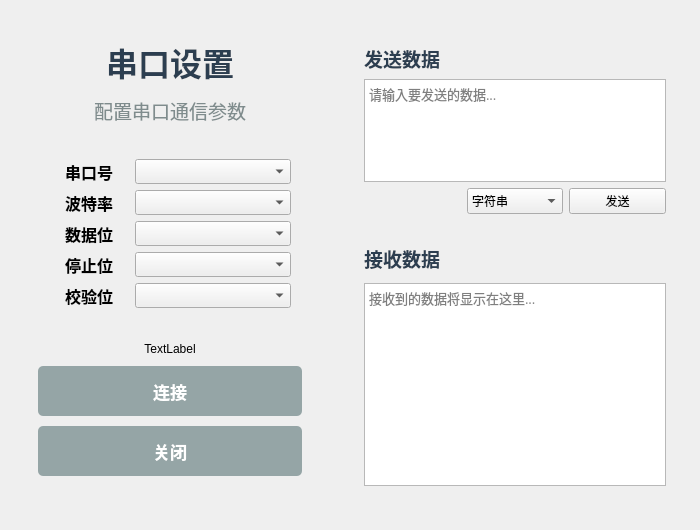
<?xml version="1.0" encoding="UTF-8"?>
<ui version="4.0">
 <class>SerialWindow</class>
 <widget class="QMainWindow" name="SerialWindow">
  <property name="geometry">
   <rect>
    <x>0</x>
    <y>0</y>
    <width>700</width>
    <height>530</height>
   </rect>
  </property>
  <property name="sizePolicy">
   <sizepolicy hsizetype="Fixed" vsizetype="Fixed">
    <horstretch>0</horstretch>
    <verstretch>0</verstretch>
   </sizepolicy>
  </property>
  <property name="minimumSize">
   <size>
    <width>700</width>
    <height>530</height>
   </size>
  </property>
  <property name="maximumSize">
   <size>
    <width>710</width>
    <height>530</height>
   </size>
  </property>
  <property name="windowTitle">
   <string>串口设置</string>
  </property>
  <property name="styleSheet">
   <string notr="true">QMainWindow {
    background-color: #f5f5f5;
    border: 1px solid #cccccc;
    border-radius: 0px;
}

}</string>
  </property>
  <widget class="QWidget" name="centralwidget">
   <property name="sizePolicy">
    <sizepolicy hsizetype="Preferred" vsizetype="Preferred">
     <horstretch>0</horstretch>
     <verstretch>0</verstretch>
    </sizepolicy>
   </property>
   <property name="minimumSize">
    <size>
     <width>0</width>
     <height>0</height>
    </size>
   </property>
   <property name="maximumSize">
    <size>
     <width>16777215</width>
     <height>16777215</height>
    </size>
   </property>
   <layout class="QHBoxLayout" name="main_layout">
    <property name="spacing">
     <number>20</number>
    </property>
    <property name="leftMargin">
     <number>20</number>
    </property>
    <property name="topMargin">
     <number>20</number>
    </property>
    <property name="rightMargin">
     <number>20</number>
    </property>
    <property name="bottomMargin">
     <number>20</number>
    </property>
    <item>
     <widget class="QWidget" name="widget_left" native="true">
      <property name="sizePolicy">
       <sizepolicy hsizetype="Fixed" vsizetype="Preferred">
        <horstretch>0</horstretch>
        <verstretch>0</verstretch>
       </sizepolicy>
      </property>
      <property name="minimumSize">
       <size>
        <width>300</width>
        <height>0</height>
       </size>
      </property>
      <property name="maximumSize">
       <size>
        <width>300</width>
        <height>16777215</height>
       </size>
      </property>
      <layout class="QVBoxLayout" name="left_layout">
       <property name="spacing">
        <number>5</number>
       </property>
       <item>
        <widget class="QWidget" name="widget_lift_title" native="true">
         <property name="sizePolicy">
          <sizepolicy hsizetype="Preferred" vsizetype="Fixed">
           <horstretch>0</horstretch>
           <verstretch>0</verstretch>
          </sizepolicy>
         </property>
         <property name="maximumSize">
          <size>
           <width>16777215</width>
           <height>150</height>
          </size>
         </property>
         <layout class="QVBoxLayout" name="title_layout">
          <property name="spacing">
           <number>10</number>
          </property>
          <item>
           <widget class="QLabel" name="title_label">
            <property name="maximumSize">
             <size>
              <width>16777215</width>
              <height>100</height>
             </size>
            </property>
            <property name="font">
             <font>
              <family>黑体</family>
              <pointsize>24</pointsize>
              <weight>75</weight>
              <bold>true</bold>
             </font>
            </property>
            <property name="styleSheet">
             <string notr="true">color: #2c3e50;</string>
            </property>
            <property name="text">
             <string>串口设置</string>
            </property>
            <property name="alignment">
             <set>Qt::AlignCenter</set>
            </property>
           </widget>
          </item>
          <item>
           <widget class="QLabel" name="subtitle_label">
            <property name="maximumSize">
             <size>
              <width>16777215</width>
              <height>50</height>
             </size>
            </property>
            <property name="font">
             <font>
              <family>黑体</family>
              <pointsize>14</pointsize>
             </font>
            </property>
            <property name="styleSheet">
             <string notr="true">color: #7f8c8d;</string>
            </property>
            <property name="text">
             <string>配置串口通信参数</string>
            </property>
            <property name="alignment">
             <set>Qt::AlignCenter</set>
            </property>
           </widget>
          </item>
         </layout>
        </widget>
       </item>
       <item>
        <widget class="QWidget" name="settings_panel" native="true">
         <layout class="QGridLayout" name="gridLayout_2">
          <property name="leftMargin">
           <number>20</number>
          </property>
          <property name="topMargin">
           <number>20</number>
          </property>
          <property name="rightMargin">
           <number>20</number>
          </property>
          <property name="bottomMargin">
           <number>20</number>
          </property>
          <item row="0" column="1">
           <widget class="QComboBox" name="port_combo">
            <property name="sizePolicy">
             <sizepolicy hsizetype="Preferred" vsizetype="Fixed">
              <horstretch>0</horstretch>
              <verstretch>0</verstretch>
             </sizepolicy>
            </property>
            <property name="minimumSize">
             <size>
              <width>0</width>
              <height>0</height>
             </size>
            </property>
            <property name="maximumSize">
             <size>
              <width>16777215</width>
              <height>40</height>
             </size>
            </property>
            <property name="font">
             <font>
              <family>Microsoft YaHei</family>
             </font>
            </property>
           </widget>
          </item>
          <item row="4" column="0">
           <widget class="QLabel" name="databits_label">
            <property name="minimumSize">
             <size>
              <width>80</width>
              <height>0</height>
             </size>
            </property>
            <property name="maximumSize">
             <size>
              <width>80</width>
              <height>16777215</height>
             </size>
            </property>
            <property name="font">
             <font>
              <family>黑体</family>
              <pointsize>12</pointsize>
              <weight>75</weight>
              <bold>true</bold>
             </font>
            </property>
            <property name="text">
             <string>数据位</string>
            </property>
            <property name="alignment">
             <set>Qt::AlignCenter</set>
            </property>
           </widget>
          </item>
          <item row="8" column="0">
           <widget class="QLabel" name="parity_label">
            <property name="minimumSize">
             <size>
              <width>80</width>
              <height>0</height>
             </size>
            </property>
            <property name="maximumSize">
             <size>
              <width>80</width>
              <height>16777215</height>
             </size>
            </property>
            <property name="font">
             <font>
              <family>黑体</family>
              <pointsize>12</pointsize>
              <weight>75</weight>
              <bold>true</bold>
             </font>
            </property>
            <property name="text">
             <string>校验位</string>
            </property>
            <property name="alignment">
             <set>Qt::AlignCenter</set>
            </property>
           </widget>
          </item>
          <item row="6" column="1">
           <widget class="QComboBox" name="stopbits_combo">
            <property name="sizePolicy">
             <sizepolicy hsizetype="Preferred" vsizetype="Fixed">
              <horstretch>0</horstretch>
              <verstretch>0</verstretch>
             </sizepolicy>
            </property>
            <property name="minimumSize">
             <size>
              <width>0</width>
              <height>0</height>
             </size>
            </property>
            <property name="maximumSize">
             <size>
              <width>16777215</width>
              <height>40</height>
             </size>
            </property>
            <property name="font">
             <font>
              <family>Microsoft YaHei</family>
             </font>
            </property>
           </widget>
          </item>
          <item row="4" column="1">
           <widget class="QComboBox" name="databits_combo">
            <property name="sizePolicy">
             <sizepolicy hsizetype="Preferred" vsizetype="Fixed">
              <horstretch>0</horstretch>
              <verstretch>0</verstretch>
             </sizepolicy>
            </property>
            <property name="minimumSize">
             <size>
              <width>0</width>
              <height>0</height>
             </size>
            </property>
            <property name="maximumSize">
             <size>
              <width>16777215</width>
              <height>40</height>
             </size>
            </property>
            <property name="font">
             <font>
              <family>Microsoft YaHei</family>
             </font>
            </property>
           </widget>
          </item>
          <item row="8" column="1">
           <widget class="QComboBox" name="parity_combo">
            <property name="sizePolicy">
             <sizepolicy hsizetype="Preferred" vsizetype="Fixed">
              <horstretch>0</horstretch>
              <verstretch>0</verstretch>
             </sizepolicy>
            </property>
            <property name="minimumSize">
             <size>
              <width>0</width>
              <height>0</height>
             </size>
            </property>
            <property name="maximumSize">
             <size>
              <width>16777215</width>
              <height>40</height>
             </size>
            </property>
            <property name="font">
             <font>
              <family>Microsoft YaHei</family>
             </font>
            </property>
            <property name="styleSheet">
             <string notr="true">QComboBox#cb_connectionPort{
padding-left: 12px;
background-color:#4F4F4F;
border:none;
border-radius:11px;
color:white;
min-height:28px;
font-size: 14px;
font-family: Microsoft YaHei;
}
 
QComboBox#cb_connectionPort::drop-down{
background:transparent;
subcontrol-origin: padding;
subcontrol-position: right center;
width: 24px;
height: 24px;
border-radius:12px;
}
 
QComboBox#cb_connectionPort::down-arrow{
border-image: url(:/img/dropdown.svg);
width: 18px;
height: 18px;
}
 
QComboBox#cb_connectionPort::down-arrow:hover{
background:qlineargradient(x1:1, y1:1, x2:0, y2:0, stop:0.0 rgba(140, 181, 112, 0), stop:1 rgba(80, 118, 43, 1));
border-radius:6px;
}</string>
            </property>
           </widget>
          </item>
          <item row="2" column="0">
           <widget class="QLabel" name="baudrate_label">
            <property name="minimumSize">
             <size>
              <width>80</width>
              <height>0</height>
             </size>
            </property>
            <property name="maximumSize">
             <size>
              <width>80</width>
              <height>16777215</height>
             </size>
            </property>
            <property name="font">
             <font>
              <family>黑体</family>
              <pointsize>12</pointsize>
              <weight>75</weight>
              <bold>true</bold>
             </font>
            </property>
            <property name="text">
             <string>波特率</string>
            </property>
            <property name="alignment">
             <set>Qt::AlignCenter</set>
            </property>
           </widget>
          </item>
          <item row="6" column="0">
           <widget class="QLabel" name="stopbits_label">
            <property name="minimumSize">
             <size>
              <width>80</width>
              <height>0</height>
             </size>
            </property>
            <property name="maximumSize">
             <size>
              <width>80</width>
              <height>16777215</height>
             </size>
            </property>
            <property name="font">
             <font>
              <family>黑体</family>
              <pointsize>12</pointsize>
              <weight>75</weight>
              <bold>true</bold>
             </font>
            </property>
            <property name="text">
             <string>停止位</string>
            </property>
            <property name="alignment">
             <set>Qt::AlignCenter</set>
            </property>
           </widget>
          </item>
          <item row="0" column="0">
           <widget class="QLabel" name="port_label">
            <property name="minimumSize">
             <size>
              <width>80</width>
              <height>0</height>
             </size>
            </property>
            <property name="maximumSize">
             <size>
              <width>80</width>
              <height>16777215</height>
             </size>
            </property>
            <property name="font">
             <font>
              <family>黑体</family>
              <pointsize>12</pointsize>
              <weight>75</weight>
              <bold>true</bold>
             </font>
            </property>
            <property name="text">
             <string>串口号</string>
            </property>
            <property name="alignment">
             <set>Qt::AlignCenter</set>
            </property>
           </widget>
          </item>
          <item row="2" column="1">
           <widget class="QComboBox" name="baudrate_combo">
            <property name="sizePolicy">
             <sizepolicy hsizetype="Preferred" vsizetype="Fixed">
              <horstretch>0</horstretch>
              <verstretch>0</verstretch>
             </sizepolicy>
            </property>
            <property name="minimumSize">
             <size>
              <width>0</width>
              <height>0</height>
             </size>
            </property>
            <property name="maximumSize">
             <size>
              <width>16777215</width>
              <height>40</height>
             </size>
            </property>
            <property name="font">
             <font>
              <family>Microsoft YaHei</family>
             </font>
            </property>
           </widget>
          </item>
         </layout>
        </widget>
       </item>
       <item>
        <widget class="QWidget" name="widget_left_button" native="true">
         <property name="maximumSize">
          <size>
           <width>16777215</width>
           <height>16777215</height>
          </size>
         </property>
         <layout class="QVBoxLayout" name="button_layout">
          <property name="spacing">
           <number>10</number>
          </property>
          <item>
           <widget class="QLabel" name="label_state">
            <property name="sizePolicy">
             <sizepolicy hsizetype="Fixed" vsizetype="Fixed">
              <horstretch>0</horstretch>
              <verstretch>0</verstretch>
             </sizepolicy>
            </property>
            <property name="maximumSize">
             <size>
              <width>300</width>
              <height>20</height>
             </size>
            </property>
            <property name="text">
             <string>TextLabel</string>
            </property>
            <property name="textFormat">
             <enum>Qt::PlainText</enum>
            </property>
            <property name="alignment">
             <set>Qt::AlignCenter</set>
            </property>
           </widget>
          </item>
          <item>
           <widget class="QPushButton" name="pushButton_connect">
            <property name="sizePolicy">
             <sizepolicy hsizetype="Preferred" vsizetype="Fixed">
              <horstretch>0</horstretch>
              <verstretch>0</verstretch>
             </sizepolicy>
            </property>
            <property name="minimumSize">
             <size>
              <width>120</width>
              <height>50</height>
             </size>
            </property>
            <property name="maximumSize">
             <size>
              <width>16777215</width>
              <height>50</height>
             </size>
            </property>
            <property name="font">
             <font>
              <pointsize>13</pointsize>
              <weight>75</weight>
              <bold>true</bold>
             </font>
            </property>
            <property name="styleSheet">
             <string notr="true">QPushButton { background-color: #95a5a6; color: white; font-weight: bold; border-radius: 5px; } QPushButton:hover { background-color: #BDC3C7; }</string>
            </property>
            <property name="text">
             <string>连接</string>
            </property>
           </widget>
          </item>
          <item>
           <widget class="QPushButton" name="pushButton_close">
            <property name="sizePolicy">
             <sizepolicy hsizetype="Preferred" vsizetype="Fixed">
              <horstretch>0</horstretch>
              <verstretch>0</verstretch>
             </sizepolicy>
            </property>
            <property name="minimumSize">
             <size>
              <width>120</width>
              <height>50</height>
             </size>
            </property>
            <property name="maximumSize">
             <size>
              <width>16777215</width>
              <height>50</height>
             </size>
            </property>
            <property name="font">
             <font>
              <pointsize>13</pointsize>
              <weight>75</weight>
              <bold>true</bold>
             </font>
            </property>
            <property name="styleSheet">
             <string notr="true">QPushButton { background-color: #95a5a6; color: white; font-weight: bold; border-radius: 5px; } QPushButton:hover { background-color: #BDC3C7; }</string>
            </property>
            <property name="text">
             <string>关闭</string>
            </property>
           </widget>
          </item>
         </layout>
        </widget>
       </item>
       <item>
        <spacer name="verticalSpacer">
         <property name="orientation">
          <enum>Qt::Vertical</enum>
         </property>
         <property name="sizeHint" stdset="0">
          <size>
           <width>20</width>
           <height>0</height>
          </size>
         </property>
        </spacer>
       </item>
      </layout>
     </widget>
    </item>
    <item>
     <widget class="QWidget" name="widget_community" native="true">
      <property name="sizePolicy">
       <sizepolicy hsizetype="Fixed" vsizetype="Preferred">
        <horstretch>0</horstretch>
        <verstretch>0</verstretch>
       </sizepolicy>
      </property>
      <property name="minimumSize">
       <size>
        <width>350</width>
        <height>0</height>
       </size>
      </property>
      <property name="maximumSize">
       <size>
        <width>350</width>
        <height>16777215</height>
       </size>
      </property>
      <layout class="QVBoxLayout" name="right_layout">
       <property name="spacing">
        <number>0</number>
       </property>
       <item>
        <widget class="QWidget" name="widget_send" native="true">
         <property name="maximumSize">
          <size>
           <width>16777215</width>
           <height>200</height>
          </size>
         </property>
         <layout class="QGridLayout" name="gridLayout">
          <property name="leftMargin">
           <number>15</number>
          </property>
          <property name="topMargin">
           <number>15</number>
          </property>
          <property name="rightMargin">
           <number>15</number>
          </property>
          <property name="bottomMargin">
           <number>15</number>
          </property>
          <item row="2" column="2">
           <widget class="QPushButton" name="pushButton">
            <property name="sizePolicy">
             <sizepolicy hsizetype="Preferred" vsizetype="Fixed">
              <horstretch>0</horstretch>
              <verstretch>0</verstretch>
             </sizepolicy>
            </property>
            <property name="minimumSize">
             <size>
              <width>0</width>
              <height>0</height>
             </size>
            </property>
            <property name="maximumSize">
             <size>
              <width>100</width>
              <height>40</height>
             </size>
            </property>
            <property name="text">
             <string>发送</string>
            </property>
           </widget>
          </item>
          <item row="2" column="1">
           <widget class="QComboBox" name="format_combo">
            <property name="sizePolicy">
             <sizepolicy hsizetype="Preferred" vsizetype="Fixed">
              <horstretch>0</horstretch>
              <verstretch>0</verstretch>
             </sizepolicy>
            </property>
            <property name="minimumSize">
             <size>
              <width>0</width>
              <height>0</height>
             </size>
            </property>
            <property name="maximumSize">
             <size>
              <width>16777215</width>
              <height>40</height>
             </size>
            </property>
            <property name="font">
             <font>
              <family>Microsoft YaHei</family>
             </font>
            </property>
            <property name="styleSheet">
             <string notr="true"/>
            </property>
            <item>
             <property name="text">
              <string>字符串</string>
             </property>
            </item>
            <item>
             <property name="text">
              <string>十六进制</string>
             </property>
            </item>
           </widget>
          </item>
          <item row="1" column="0" colspan="3">
           <widget class="QTextEdit" name="send_text_edit">
            <property name="font">
             <font>
              <family>黑体</family>
              <pointsize>10</pointsize>
             </font>
            </property>
            <property name="placeholderText">
             <string>请输入要发送的数据...</string>
            </property>
           </widget>
          </item>
          <item row="0" column="0" colspan="3">
           <widget class="QLabel" name="receive_title_label_2">
            <property name="maximumSize">
             <size>
              <width>16777215</width>
              <height>60</height>
             </size>
            </property>
            <property name="font">
             <font>
              <family>黑体</family>
              <pointsize>14</pointsize>
              <weight>75</weight>
              <bold>true</bold>
             </font>
            </property>
            <property name="styleSheet">
             <string notr="true">color: #2c3e50;</string>
            </property>
            <property name="text">
             <string>发送数据</string>
            </property>
           </widget>
          </item>
         </layout>
        </widget>
       </item>
       <item>
        <widget class="QWidget" name="widget_receive" native="true">
         <layout class="QVBoxLayout" name="receive_layout">
          <property name="spacing">
           <number>10</number>
          </property>
          <property name="leftMargin">
           <number>15</number>
          </property>
          <property name="topMargin">
           <number>15</number>
          </property>
          <property name="rightMargin">
           <number>15</number>
          </property>
          <property name="bottomMargin">
           <number>15</number>
          </property>
          <item>
           <widget class="QLabel" name="receive_title_label">
            <property name="font">
             <font>
              <family>黑体</family>
              <pointsize>14</pointsize>
              <weight>75</weight>
              <bold>true</bold>
             </font>
            </property>
            <property name="styleSheet">
             <string notr="true">color: #2c3e50;</string>
            </property>
            <property name="text">
             <string>接收数据</string>
            </property>
           </widget>
          </item>
          <item>
           <widget class="QTextEdit" name="receive_text_edit">
            <property name="font">
             <font>
              <family>黑体</family>
              <pointsize>10</pointsize>
             </font>
            </property>
            <property name="readOnly">
             <bool>true</bool>
            </property>
            <property name="placeholderText">
             <string>接收到的数据将显示在这里...</string>
            </property>
           </widget>
          </item>
         </layout>
        </widget>
       </item>
      </layout>
     </widget>
    </item>
   </layout>
  </widget>
 </widget>
 <resources/>
 <connections/>
</ui>
